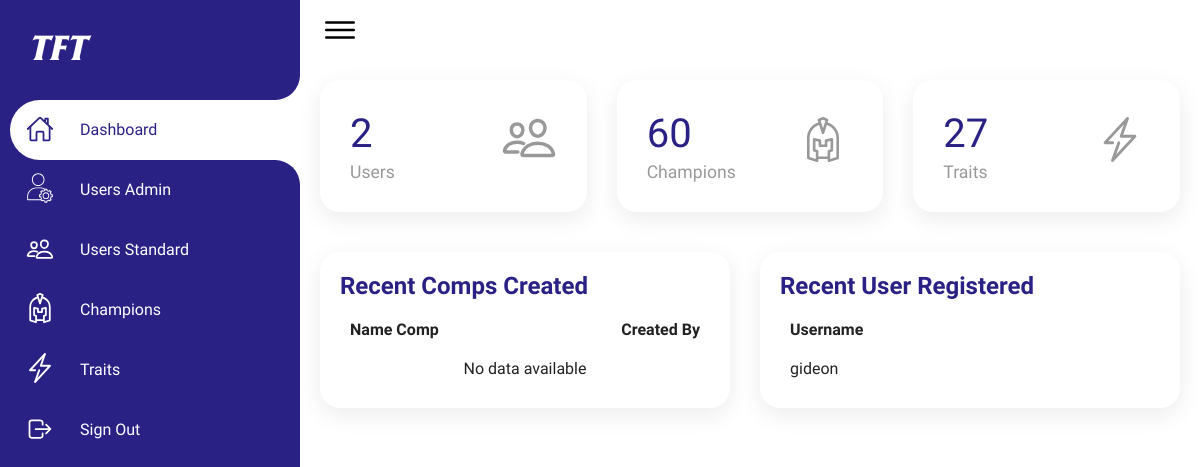
Before: /dashboard/index.php (signed in) with the older database file.
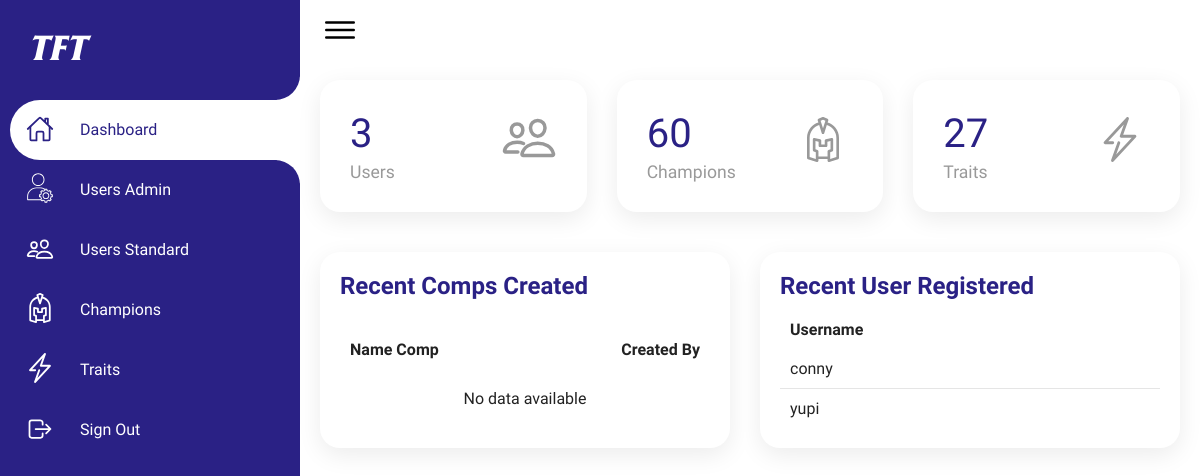
After: the same page with the newer database file.
### tables this page shows
CREATE TABLE `users` (
  `id` int(11) NOT NULL,
  `username` varchar(20) NOT NULL,
  `password` varchar(200) NOT NULL,
  `role` varchar(10) NOT NULL
);

### dashboard/index.php (the view, shortened to what the changed rows need)
<!DOCTYPE html>
<html lang="en">
<head>
    <link rel="stylesheet" href="../public/styles/dashboardStyle.css">
</head>
<body>
    <?php
    include '../backend/main.php';
    ?>
    <div class="container">
        <div class="main">
            <div class="cardBox">
                <div class="card">
                    <div>
                        <?php
                        $data = mysqli_query($conn, "SELECT COUNT(*) AS total_rows FROM users");
                        $row = mysqli_fetch_assoc($data);
                        $totalUsers = $row['total_rows'];
                        ?>
                        <div class="numbers"><?php echo $totalUsers; ?></div>
                        <div class="cardName">Users</div>
                    </div>
                </div>
            </div>
            <div class="details">
                <div class="recentCompCreated">
                    <div class="cardHeader">
                        <h2>Recent Comps Created</h2>
                    </div>
                    <table>
                        <thead>
                            <tr>
                                <td>Name Comp</td>
                                <td>Created By</td>
                            </tr>
                        </thead>
                    </table>
                </div>
                <div class="recentCustomers">
                    <div class="cardHeader">
                        <h2>Recent User Registered</h2>
                    </div>
                    <table>
                        <thead>
                            <tr>
                                <td>Username</td>
                            </tr>
                        </thead>
                        <tbody>
                            <?php
                            $data = mysqli_query($conn, "SELECT * FROM users WHERE role = 'user' ORDER BY id DESC");
                            if(mysqli_num_rows($data) > 0) {
                                while($d = mysqli_fetch_assoc($data)) {
                                    ?>
                                    <tr>
                                        <td><?php echo $d['username']; ?></td>
                                    </tr>
                                    <?php
                                }
                            } else {
                                ?>
                                    <tr class="no-data">
                                        <td colspan="1" style="text-align: center;">No data available</td>
                                    </tr>
                                <?php
                            }
                            ?>
                        </tbody>
                    </table>
                </div>
            </div>
        </div>
    </div>
</body>
</html>

Changed rows visible on the page:
removed users: username "gideon"
added users: username "conny"
added users: username "yupi"
Other visible differences:
$totalUsers: "2" → "3"
